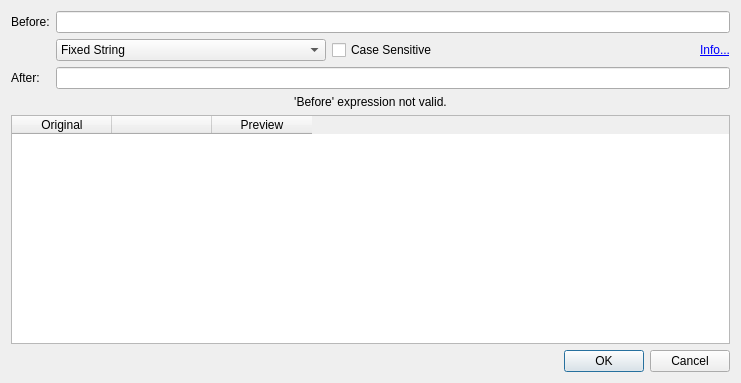
<?xml version="1.0" encoding="UTF-8"?>
<ui version="4.0">
 <class>ReplaceDialog</class>
 <widget class="QDialog" name="ReplaceDialog">
  <property name="geometry">
   <rect>
    <x>0</x>
    <y>0</y>
    <width>741</width>
    <height>383</height>
   </rect>
  </property>
  <property name="windowTitle">
   <string>Dialog</string>
  </property>
  <layout class="QVBoxLayout" name="verticalLayout">
   <item>
    <layout class="QFormLayout" name="formLayout">
     <property name="fieldGrowthPolicy">
      <enum>QFormLayout::ExpandingFieldsGrow</enum>
     </property>
     <item row="0" column="0">
      <widget class="QLabel" name="label">
       <property name="text">
        <string>Before:</string>
       </property>
      </widget>
     </item>
     <item row="0" column="1">
      <widget class="QLineEdit" name="beforeEdit"/>
     </item>
     <item row="1" column="1">
      <layout class="QHBoxLayout" name="horizontalLayout">
       <item>
        <widget class="QComboBox" name="typeComboBox">
         <item>
          <property name="text">
           <string comment="QRegExp::FixedString" extracomment="The pattern is a fixed string.">Fixed String</string>
          </property>
         </item>
         <item>
          <property name="text">
           <string comment="QRegExp::Wildcard" extracomment="This provides a simple pattern matching syntax similar to that used by shells (command interpreters) for &quot;file globbing&quot;.">Wildcards</string>
          </property>
         </item>
         <item>
          <property name="text">
           <string comment="QRegExp::RegExp" extracomment="A rich Perl-like pattern matching syntax.">Perl-like Regular Expression</string>
          </property>
         </item>
         <item>
          <property name="text">
           <string comment="QRegExp::RegExp2" extracomment="Like Perl-like Regular Expression, but with greedy quantifiers.">Regular Expression With Greedy Quantifiers</string>
          </property>
         </item>
        </widget>
       </item>
       <item>
        <widget class="QCheckBox" name="caseSensitiveCheckBox">
         <property name="text">
          <string>Case Sensitive</string>
         </property>
        </widget>
       </item>
       <item>
        <spacer name="horizontalSpacer">
         <property name="orientation">
          <enum>Qt::Horizontal</enum>
         </property>
         <property name="sizeHint" stdset="0">
          <size>
           <width>40</width>
           <height>20</height>
          </size>
         </property>
        </spacer>
       </item>
       <item>
        <widget class="QLabel" name="linkLabel">
         <property name="text">
          <string>&lt;!DOCTYPE HTML PUBLIC &quot;-//W3C//DTD HTML 4.0//EN&quot; &quot;http://www.w3.org/TR/REC-html40/strict.dtd&quot;&gt;
&lt;html&gt;&lt;head&gt;&lt;meta name=&quot;qrichtext&quot; content=&quot;1&quot; /&gt;&lt;style type=&quot;text/css&quot;&gt;
p, li { white-space: pre-wrap; }
&lt;/style&gt;&lt;/head&gt;&lt;body style=&quot; font-family:'DejaVu Sans'; font-size:9pt; font-weight:400; font-style:normal;&quot;&gt;
&lt;p style=&quot; margin-top:0px; margin-bottom:0px; margin-left:0px; margin-right:0px; -qt-block-indent:0; text-indent:0px;&quot;&gt;&lt;a href=&quot;http://doc.trolltech.com/4.5/qregexp.html#details&quot;&gt;&lt;span style=&quot; text-decoration: underline; color:#0000ff;&quot;&gt;Info...&lt;/span&gt;&lt;/a&gt;&lt;/p&gt;&lt;/body&gt;&lt;/html&gt;</string>
         </property>
         <property name="openExternalLinks">
          <bool>true</bool>
         </property>
        </widget>
       </item>
      </layout>
     </item>
     <item row="2" column="0">
      <widget class="QLabel" name="label_2">
       <property name="text">
        <string>After:</string>
       </property>
      </widget>
     </item>
     <item row="2" column="1">
      <widget class="QLineEdit" name="afterEdit"/>
     </item>
    </layout>
   </item>
   <item>
    <widget class="QLabel" name="validLabel">
     <property name="text">
      <string>'Before' expression not valid.</string>
     </property>
     <property name="alignment">
      <set>Qt::AlignCenter</set>
     </property>
    </widget>
   </item>
   <item>
    <widget class="QTableWidget" name="table">
     <property name="selectionMode">
      <enum>QAbstractItemView::NoSelection</enum>
     </property>
     <property name="showGrid">
      <bool>false</bool>
     </property>
     <attribute name="horizontalHeaderVisible">
      <bool>true</bool>
     </attribute>
     <attribute name="horizontalHeaderCascadingSectionResizes">
      <bool>false</bool>
     </attribute>
     <attribute name="verticalHeaderVisible">
      <bool>false</bool>
     </attribute>
     <column>
      <property name="text">
       <string>Original</string>
      </property>
     </column>
     <column>
      <property name="text">
       <string/>
      </property>
      <property name="textAlignment">
       <set>AlignHCenter|AlignVCenter|AlignCenter</set>
      </property>
     </column>
     <column>
      <property name="text">
       <string>Preview</string>
      </property>
     </column>
    </widget>
   </item>
   <item>
    <widget class="QDialogButtonBox" name="buttonBox">
     <property name="orientation">
      <enum>Qt::Horizontal</enum>
     </property>
     <property name="standardButtons">
      <set>QDialogButtonBox::Cancel|QDialogButtonBox::Ok</set>
     </property>
    </widget>
   </item>
  </layout>
 </widget>
 <resources/>
 <connections>
  <connection>
   <sender>buttonBox</sender>
   <signal>accepted()</signal>
   <receiver>ReplaceDialog</receiver>
   <slot>accept()</slot>
   <hints>
    <hint type="sourcelabel">
     <x>248</x>
     <y>254</y>
    </hint>
    <hint type="destinationlabel">
     <x>157</x>
     <y>274</y>
    </hint>
   </hints>
  </connection>
  <connection>
   <sender>buttonBox</sender>
   <signal>rejected()</signal>
   <receiver>ReplaceDialog</receiver>
   <slot>reject()</slot>
   <hints>
    <hint type="sourcelabel">
     <x>316</x>
     <y>260</y>
    </hint>
    <hint type="destinationlabel">
     <x>286</x>
     <y>274</y>
    </hint>
   </hints>
  </connection>
 </connections>
</ui>
